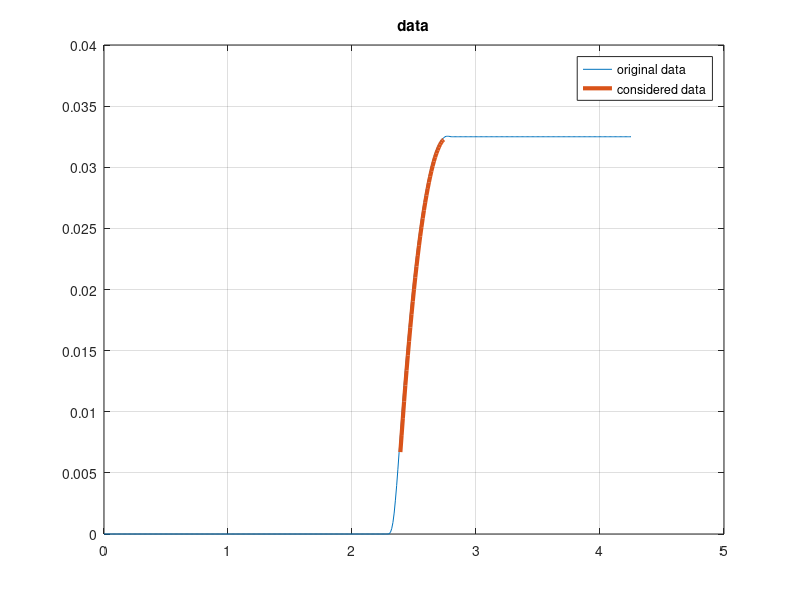
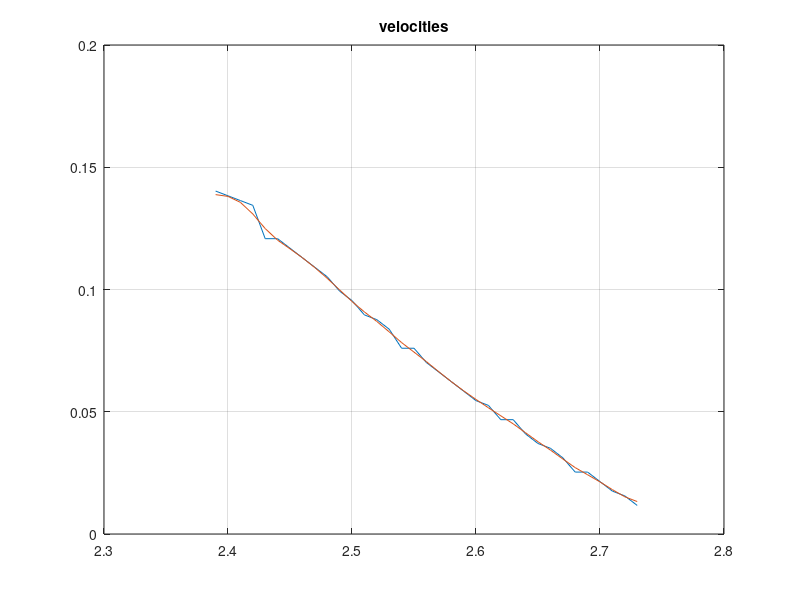
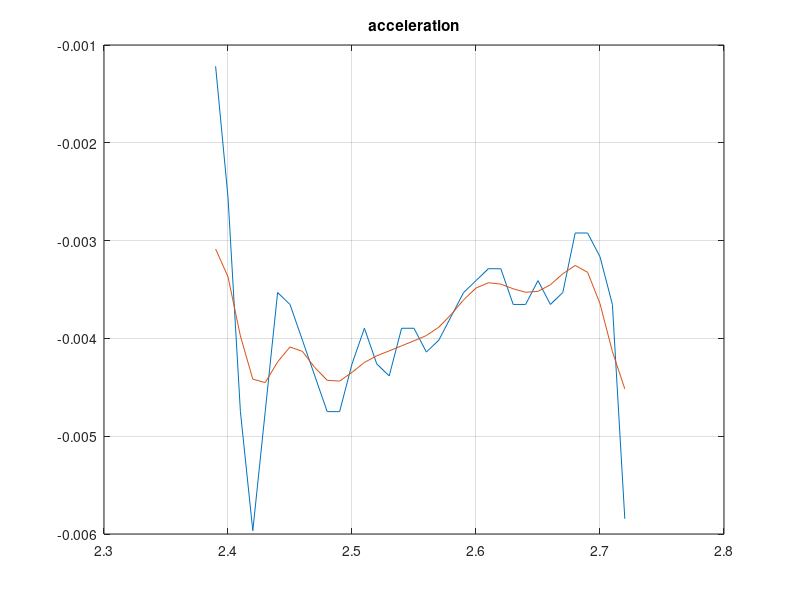
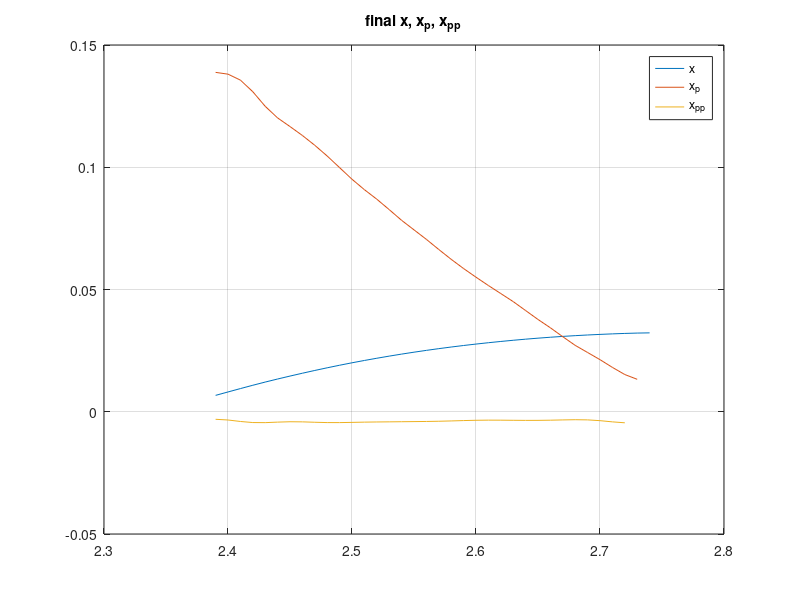

Write the MATLAB code that produced these figures, in order.
%% Script per ricuperare i dati

clear all;clc;close all;

data0 = load('data0000.txt');

Rg=6.35e-3;
g=9.81;

fs = 100; % Hz
dt = 1/fs;
data= [data0];
time= 0:dt:(length(data)-1)*dt;

% Treating data
cart = (2*pi/2048*Rg)*data(:,2);

figure(1)
plot(time,cart)
grid on
hold on


n=find(cart<=cart(end)-0.0001);

cart = cart(n);
time = time(n);

%cutting part of interest

x_old=cart;
xp_old=diff(x_old)/dt;

q = find(xp_old==max(xp_old));
x_old = x_old(q:end);

%filtering displacement

for ii=1:2
     for i= 1:length(x_old)-1
         x_1(i)= (x_old(i)+x_old(i+1))/2;
     end
     
     x_1(length(x_old))=x_old(end);

     x(1)=x_old(1);
     for i= 2:length(x_1)
         x(i)= (x_1(i)+x_1(i-1))/2;
     end

     x_old=x;
end
x=x_old;
xp_old = xp_old(q:end);




figure(2)
plot([q*dt:dt:(q+(length(xp_old)-1))*dt],xp_old)
grid on; hold on



for ii=1:2
     for i= 1:length(xp_old)-1
         xp_1(i)= (xp_old(i)+xp_old(i+1))/2;
     end
     
     xp_1(length(xp_old))=xp_old(end);

     xp(1)=xp_1(1);
     for i= 2:length(xp_1)
         xp(i)= (xp_1(i)+xp_1(i-1))/2;
     end

     xp_old=xp;
end

plot([q*dt:dt:(q+(length(xp)-1))*dt],xp)
title('velocities')

xpp_old=diff(x,2)/dt;

figure(3)
plot([q*dt:dt:(q+(length(xpp_old)-1))*dt],xpp_old)
grid on; hold on
fin_val=xpp_old(end);
for ii=1:5
     for i= 1:length(xpp_old)-1
         xpp_1(i)= (xpp_old(i)+xpp_old(i+1))/2;
     end
     
     xpp_1(length(xpp_old))=xpp_old(end);

     xpp(1)=xpp_1(1);
     for i= 2:length(xpp_1)
         xpp(i)= (xpp_1(i)+xpp_1(i-1))/2;
     end

     xpp_old=xpp;
end

plot([q*dt:dt:(q+(length(xpp)-1))*dt],xpp)
title('acceleration')

figure(1)
plot([q*dt:dt:(q+(length(x)-1))*dt],x,'linewidth',3)
title('data')
legend('original data','considered data')
figure(4)
plot([q*dt:dt:(q+(length(x)-1))*dt],x)
hold on; grid on
plot([q*dt:dt:(q+(length(xp)-1))*dt],xp)
plot([q*dt:dt:(q+(length(xpp)-1))*dt],xpp)

title('final x, x_p, x_p_p')
legend('x','x_p','x_p_p')
M=879.5e-3;
F_old = M*xpp;
F=F_old;

%ploting relationship between F and v
figure
plot(xp(1:end-1),F,'linewidth',1)
grid on
title('function F = f(v)')

%if we can assume a model similar to F = mu*M*g
xppav=sum(xpp)/length(xpp);
mu=xppav/g;

xpn=fliplr(xp);
m=find(xpn<=0.13);

Fnf=fliplr(F);
Fn=Fnf(m);
xpn=xpn(m);


n=find(xpn>=0.02422);


Fn=Fnf(n);
xpn=xpn(n);

figure
plot(fliplr(xpn),fliplr(Fn))


